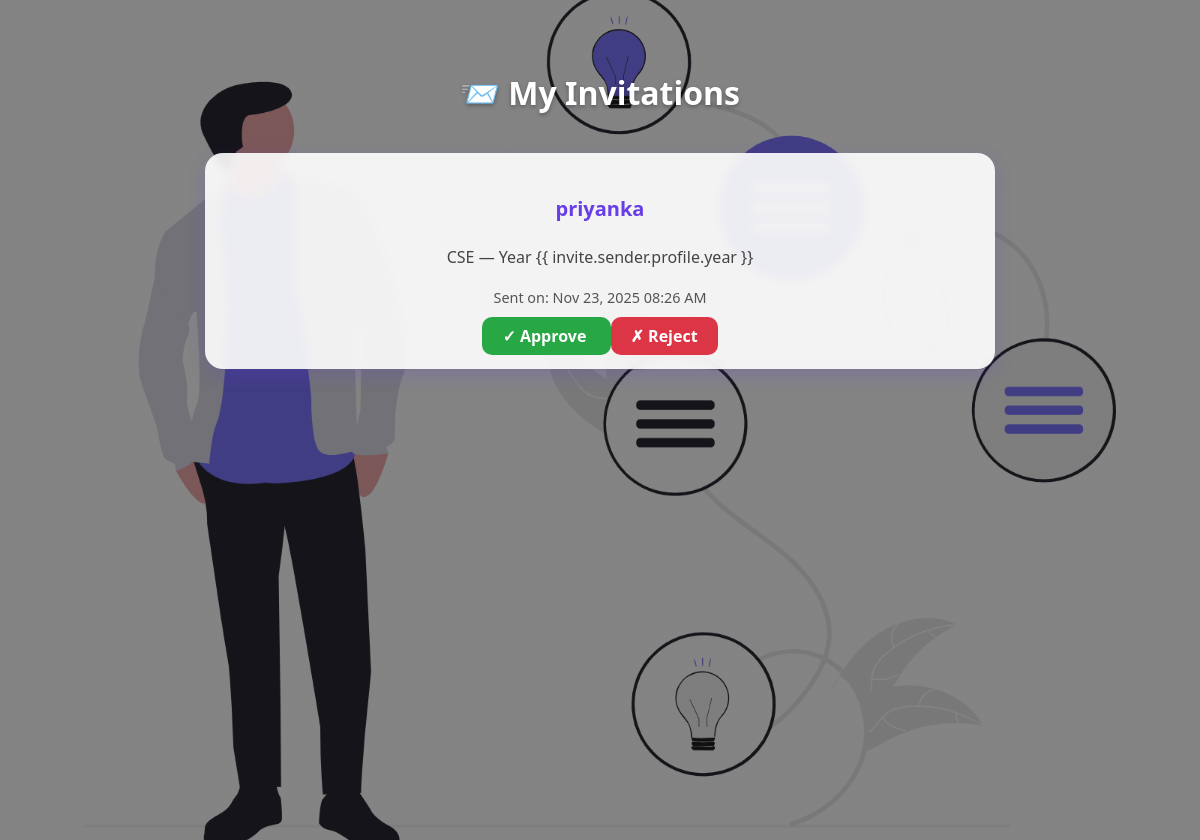
Page /my-invitations/ (signed in) on the committed database.
### accounts/models.py (models this page shows, shortened)
class Invitation(models.Model):
    STATUS_CHOICES = (
        ("pending", "Pending"),
        ("approved", "Approved"),
        ("rejected", "Rejected"),
    )
    sender = models.ForeignKey(
        User,
        related_name="sent_invitations",
        on_delete=models.CASCADE
    )
    receiver = models.ForeignKey(
        User,
        related_name="received_invitations",
        on_delete=models.CASCADE
    )
    status = models.CharField(
        max_length=10,
        choices=STATUS_CHOICES,
        default="pending"
    )
    created_at = models.DateTimeField(auto_now_add=True)
    class Meta:
        unique_together = ('sender', 'receiver')  # 🔥 Prevent duplicate invites

class Profile(models.Model):
    user = models.OneToOneField(User, on_delete=models.CASCADE)
    name = models.CharField(max_length=100)
    skills = models.TextField()
    interests = models.TextField()
    year = models.CharField(max_length=20)
    branch = models.CharField(max_length=50)
    gender = models.CharField(max_length=20)
    contact_number = models.CharField(max_length=15, blank=True, null=True)

### accounts/views.py (the view)
# urls.py: path("my-invitations/", views.my_invitations, name="my_invitations"),
@login_required
def my_invitations(request):
    invites = Invitation.objects.filter(receiver=request.user)
    return render(request, "matching/invitations.html", {"invites": invites})

### matching/context_processors.py (called while the page is built)
def invite_count(request):
    if request.user.is_authenticated:
        return {
            "invite_count": Invitation.objects.filter(
                receiver=request.user,
                status="pending"
            ).count()
        }
    return {"invite_count": 0}

### matching/templates/matching/invitations.html (shortened to what this page needs)
{% load static %}
<link rel="stylesheet" href="{% static 'css/peerfinder.css' %}" />
<div class="invitation-page">
  <div class="container">
    <h2 class="page-title">📨 My Invitations</h2>
    {% if invites %} {% for invite in invites %}
    <div class="invite-card">
      <p class="invite-name">{{ invite.sender.profile.name }}</p>
      <p class="invite-branch">
        {{ invite.sender.profile.branch }} — Year {{ invite.sender.profile.year
        }}
      </p>
      <p class="invite-date">
        Sent on: {{ invite.created_at|date:"M d, Y h:i A" }}
      </p>
      <div class="d-flex invite-buttons mt-3">
        <a
          href="{% url 'approve_invitation' invite.id %}"
          class="btn-approve me-2"
        >
          ✓ Approve
        </a>
        <a href="{% url 'reject_invitation' invite.id %}" class="btn-reject">
          ✗ Reject
        </a>
      </div>
    </div>
    {% endfor %} {% else %}
    <p class="no-data">You have no pending invitations.</p>
    {% endif %}
  </div>
</div>

### static/css/peerfinder.css (style rules this page uses)
h2 { font-size: 2rem; font-weight: 700; color: #34495e; margin-bottom: 1.5rem; }
.container, .card { margin-left: auto; margin-right: auto; }
h2 { font-size: 2rem; font-weight: bold; margin-bottom: 15px; }

### rows in the picture
Invitation: sender.profile.name "priyanka", sender.profile.branch "CSE", created_at "Nov 23, 2025 08:26 AM"
